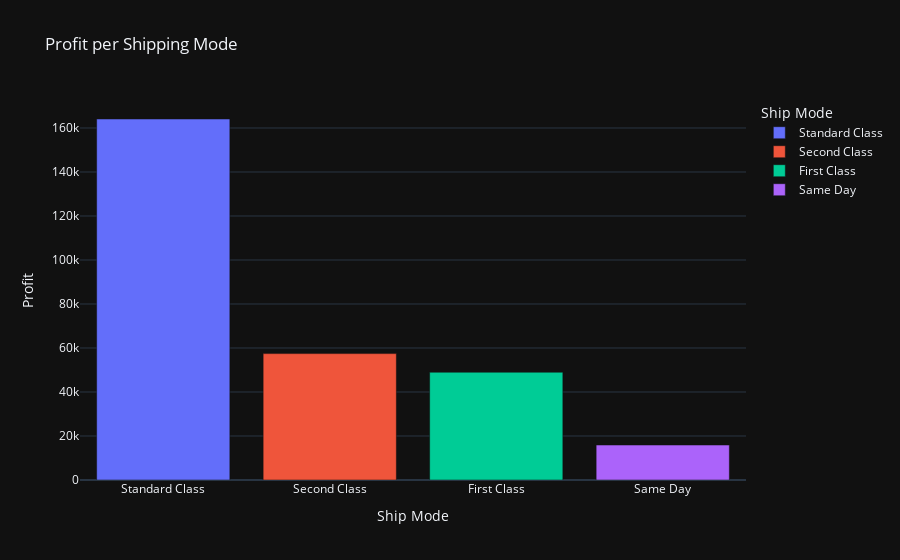

The cell this chart's notebook holds for it:
### Code cell
px.bar(Ship_Mode_Profit ,x  = "Ship Mode", y = "Profit" ,title="Profit per Shipping Mode",
color="Ship Mode")

### Figure 1 — Plotly figure (JSON) as saved in the notebook; plotly's stock layout.template omitted (floating-point values rounded to 4 significant figures)
{"data": [{"hovertemplate": "Ship Mode=%{x}<br>Profit=%{y}<extra></extra>", "legendgroup": "Standard Class", "marker": {"color": "#636efa", "pattern": {"shape": ""}}, "name": "Standard Class", "orientation": "v", "showlegend": true, "textposition": "auto", "x": ["Standard Class"], "xaxis": "x", "y": [164100.0], "yaxis": "y", "type": "bar"}, {"hovertemplate": "Ship Mode=%{x}<br>Profit=%{y}<extra></extra>", "legendgroup": "Second Class", "marker": {"color": "#EF553B", "pattern": {"shape": ""}}, "name": "Second Class", "orientation": "v", "showlegend": true, "textposition": "auto", "x": ["Second Class"], "xaxis": "x", "y": [57450.0], "yaxis": "y", "type": "bar"}, {"hovertemplate": "Ship Mode=%{x}<br>Profit=%{y}<extra></extra>", "legendgroup": "First Class", "marker": {"color": "#00cc96", "pattern": {"shape": ""}}, "name": "First Class", "orientation": "v", "showlegend": true, "textposition": "auto", "x": ["First Class"], "xaxis": "x", "y": [48970.0], "yaxis": "y", "type": "bar"}, {"hovertemplate": "Ship Mode=%{x}<br>Profit=%{y}<extra></extra>", "legendgroup": "Same Day", "marker": {"color": "#ab63fa", "pattern": {"shape": ""}}, "name": "Same Day", "orientation": "v", "showlegend": true, "textposition": "auto", "x": ["Same Day"], "xaxis": "x", "y": [15890.0], "yaxis": "y", "type": "bar"}], "layout": {"xaxis": {"anchor": "y", "domain": [0.0, 1.0], "title": {"text": "Ship Mode"}, "categoryorder": "array", "categoryarray": ["Standard Class", "Second Class", "First Class", "Same Day"]}, "yaxis": {"anchor": "x", "domain": [0.0, 1.0], "title": {"text": "Profit"}}, "legend": {"title": {"text": "Ship Mode"}, "tracegroupgap": 0}, "title": {"text": "Profit per Shipping Mode"}, "barmode": "relative"}}
